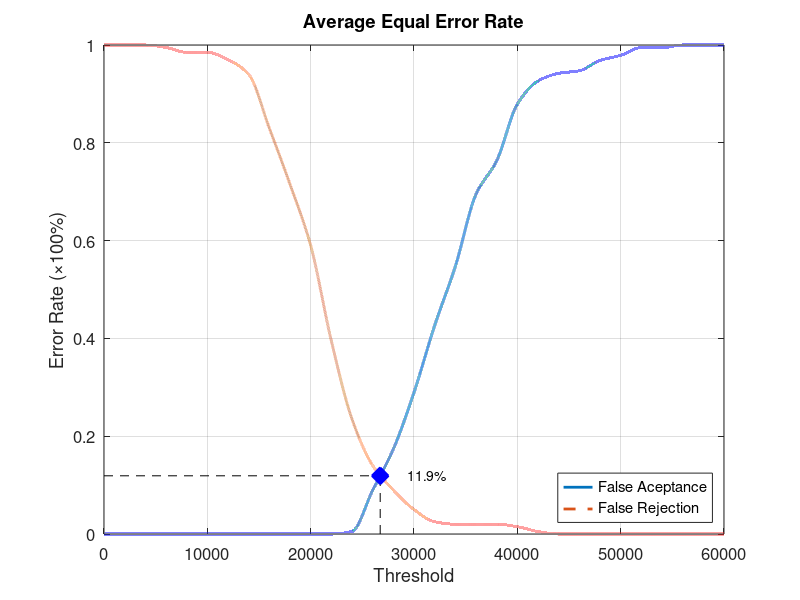
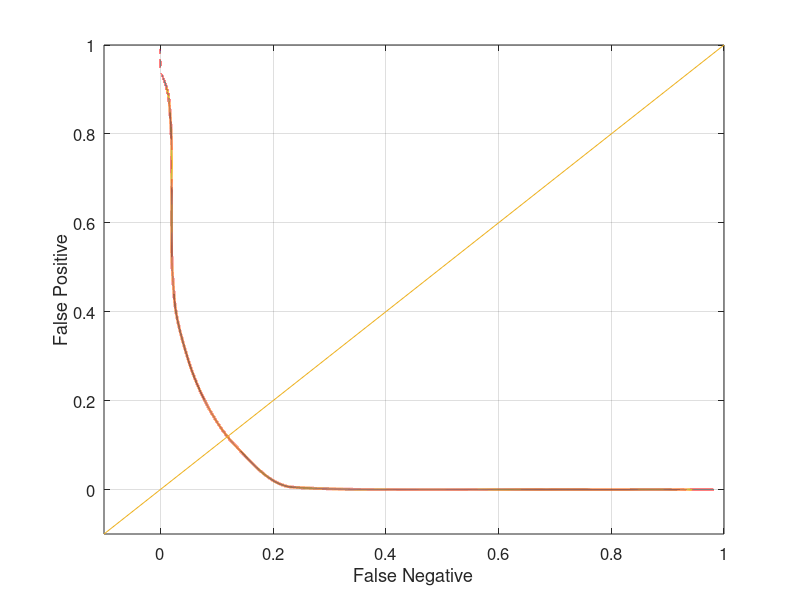

MATLAB code to generate these figures, in order:
function yEER = Database1_4
close all;
clear;
clc;
x = 0:2000:60000;
xq = 0:0.5:60000;

y0 = [0 0 0 0 0 0 0 0 0 0 0 0 0.00526316 0.0894737 0.173684 0.289474 0.426316 0.547368 0.694737 0.763158 0.878947 0.926316 0.942105 0.947368 0.968421 0.978947 0.994737 0.994737 1 1 1];
yy0 = interp1(x, y0, xq, 'pchip');
y1 = [1 1 1 0.995 0.985 0.985 0.97 0.94 0.83 0.715 0.59 0.395 0.235 0.14 0.09 0.05 0.025 0.02 0.02 0.02 0.015 0.005 0 0 0 0 0 0 0 0 0];
yy1 = interp1(x, y1, xq, 'pchip');

% Calculating EER: 
y2 = abs(y0 - y1);
find(y2 == min(y2))
yy2 = abs(yy0 - yy1);
xEER = find(yy2 == min(yy2));
xEERIndex = xq(xEER) % X-axis EER
yEER = yy0(xEER) % Y-axis EER

main = figure
plot(xq, yy0,'-','LineWidth', 2);	hold on
plot(xq, yy1,'--','LineWidth', 2);	hold on
plot([xEERIndex xEERIndex], [0 yEER], 'k--');	hold on
plot([0 xEERIndex], [yEER yEER], 'k--');	hold on
plot(xEERIndex, yEER, 'bx', 'LineWidth', 10);	hold on
text(xEERIndex + 10 * xEERIndex / 100, yEER, [num2str(round((10000 * yEER)) / 100) '%'])
legend('False Aceptance', 'False Rejection', 'Location', 'SouthEast')
xlabel('Threshold')
ylabel('Error Rate (\times100%)')
title('Average Equal Error Rate')
set(gca, 'FontSize', 12)
axis([0 60000 0 1])
grid on

print(main, 'Database1_4Main', '-dpng');
FNRxFPR = figure('Color', [1 1 1]);
plot(yy1, yy0, '-', yy1, yy0, 'LineWidth', 2);
hold on
y = -0.1:0.1:1
plot(y, y); 
set(gca, 'FontSize', 12)
xlabel('False Negative')
ylabel('False Positive')
axis([-0.1 1 -0.1 1])
set(gca, 'FontSize', 12)
grid on

print(FNRxFPR, 'Database1_4FNRxFPR','-dpng');
end
